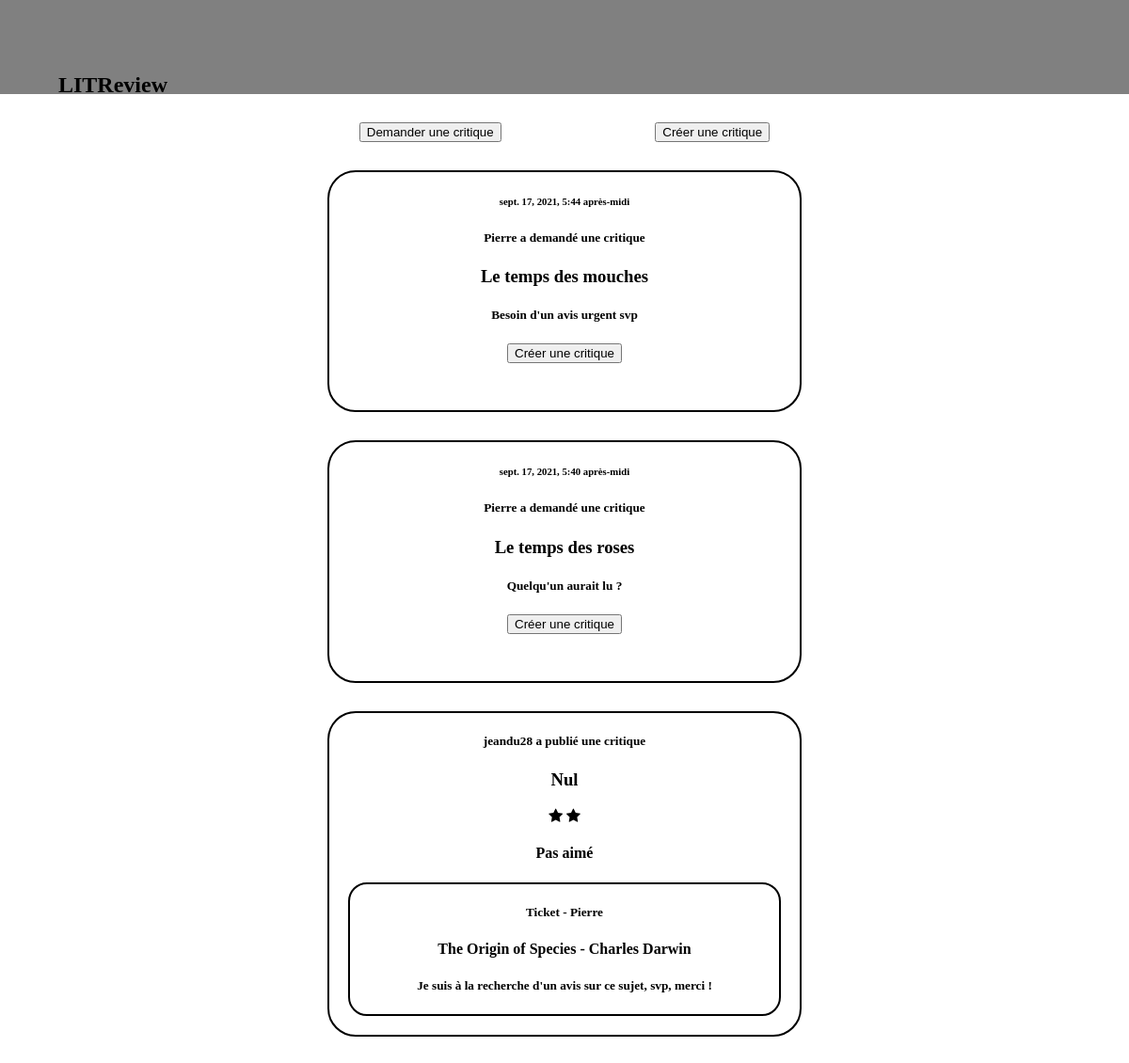
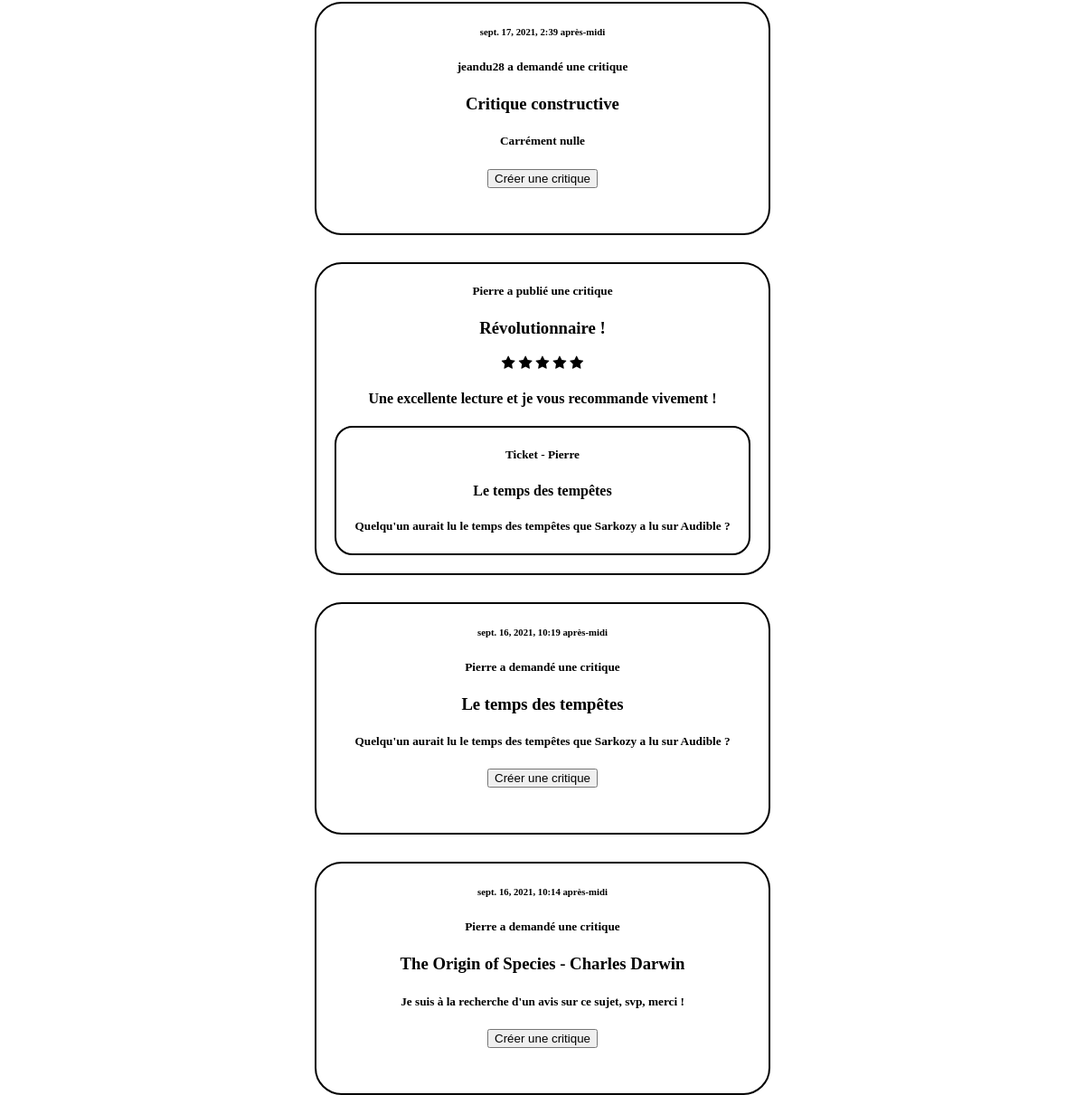
/home/, run on the app's committed database (2 pictures, top to bottom).
### posts/models.py (models this page shows, shortened)
class Ticket(models.Model):
    title = models.CharField(max_length=128)
    description = models.TextField(max_length=2048,blank=True)
    user = models.ForeignKey(to=settings.AUTH_USER_MODEL,on_delete=models.CASCADE)
    image = models.ImageField(null=True,blank=True)
    time_created = models.DateTimeField(auto_now_add=True)

class Review(models.Model):
    ticket = models.ForeignKey(to=Ticket, on_delete=models.CASCADE)
    rating = models.PositiveSmallIntegerField(
        validators=[MinValueValidator(0), MaxValueValidator(5)])
    headline = models.CharField(max_length=128)
    body = models.CharField(max_length=8192, blank=True)
    user = models.ForeignKey(
        to=settings.AUTH_USER_MODEL, on_delete=models.CASCADE)
    time_created = models.DateTimeField(auto_now_add=True)

### posts/views.py (the view)
# urls.py: path('home/',CriticsHome.as_view(),name='home'),
class CriticsHome(ListView):
    model = Ticket
    context_object_name = "posts"
    template_name = 'posts/ticket_list.html'
    def get_queryset(self):
        tickets = Ticket.objects.filter()
        reviews = Review.objects.filter()
        users = User.objects.all()
        for review in reviews:
            for user in users:
                if review.user_id == user.id:
                    review.username = user.username
        for ticket in tickets:
            for user in users:
                if ticket.user_id == user.id:
                    ticket.username = user.username
        for review in reviews:
            for ticket in tickets:
                if review.ticket_id == ticket.id:
                    review.ticket = ticket
        result_list = sorted(
            chain(tickets, reviews),
            key=lambda instance: instance.time_created,reverse=True)
        return result_list

### posts/templates/posts/ticket_list.html
{% extends 'base.html' %}
{% block content %}
{% load static %}
<link rel="stylesheet" href="{% static 'css/style_ticket_list.css' %}">
<div class="buttons">
    <form action="/create_ticket" xmlns="http://www.w3.org/1999/html">
      <input type="submit" value="Demander une critique" class="button">
    </form>
    <form action="/create_review">
      <input type="submit" value="Créer une critique" class ="button">
    </form>
</div>
    <div id = 'flux'>
    {% for post in posts %}
        {% if post.headline != None %}
            <div class = 'review'>
                <div>
                        {% if user.id == post.user_id %}
                            <h5>Vous avez publié une critique</h5>
                        {% else %}
                                <h5>{{post.username}} a publié une critique</h5>
                        {% endif %}
                                <h3>{{post.headline}}</h3>
                                <link rel="stylesheet" href="https://cdnjs.cloudflare.com/ajax/libs/font-awesome/4.7.0/css/font-awesome.min.css">
                                {% for x in ""|ljust:post.rating %}
                                    {% if forloop.counter0 <= post.rating %}
                                        <span class="fa fa-star"></span>
                                    {% endif %}
                                {% endfor %}
                                <h4>{{post.body}}</h4>
                </div>
                <div class ='ticket_in'>
                    <h5>Ticket - {{post.ticket.username }}</h5>
                    <h4>{{post.ticket.title}}</h4>
                    <h5>{{post.ticket.description}}</h5>
                </div>
            </div>
        {% else %}
                <div class = 'ticket'>
                    <article>
                        <h6>{{ post.time_created }}</h6>
                        {% if user.username == post.user.username %}
                        <h5>Vous avez demandé une critique</h5>
                        <h3>{{ post.title}}</h3>
                        <h5>{{ post.description }}</h5>
                        {% else %}
                        <h5>{{ post.user }} a demandé une critique</h5>
                        <h3>{{ post.title}}</h3>
                        <h5>{{ post.description }}</h5>
                        <form action="/create_review" class="button_critic">
                          <input type="submit" value="Créer une critique">
                        </form>
                        {% endif %}
                    </article>
                </div>
        {% endif %}
    {% endfor %}
    </div>
{% endblock %}

### posts/static/css/base.css (style rules this page uses)
html { margin : 0; }
body { margin : 0; }

### posts/static/css/style_ticket_list.css (style rules this page uses)
.buttons { margin : auto; margin-top : 30px; width:50%; display:flex; justify-content: space-around; }
.button { display:flex; justify-content: space-around; }
.button_critic { margin-bottom : 50px; }
#flux { text-align: center; display : flex; flex-direction : column; align-items: center; justify-content: center; }
.review, .ticket { border : solid 2px black; width : 500px; margin-top : 30px; border-radius : 30px; }
.ticket_in { border : solid 2px black; margin-top : 20px; border-radius : 20px; margin : 20px; }

### data on the page
Ticket: time_created "sept. 17, 2021, 5:44 après-midi", user "Pierre", title "Le temps des mouches", description "Besoin d'un avis urgent svp"
Ticket: time_created "sept. 17, 2021, 5:40 après-midi", user "Pierre", title "Le temps des roses", description "Quelqu'un aurait lu ?"
Review: username "jeandu28", headline "Nul", rating 2 (drawn), body "Pas aimé", ticket.username "Pierre", ticket "The Origin of Species - Charles Darwin", ticket.description "Je suis à la recherche d'un avis sur ce sujet, svp, merci !"
Ticket: time_created "sept. 17, 2021, 2:39 après-midi", user "jeandu28", title "Critique constructive", description "Carrément nulle"
Review: username "Pierre", headline "Révolutionnaire !", rating 5 (drawn), body "Une excellente lecture et je vous recommande vivement !", ticket.username "Pierre", ticket "Le temps des tempêtes", ticket.description "Quelqu'un aurait lu le temps des tempêtes que Sarkozy a lu sur Audible ?"
Ticket: time_created "sept. 16, 2021, 10:19 après-midi", user "Pierre", title "Le temps des tempêtes", description "Quelqu'un aurait lu le temps des tempêtes que Sarkozy a lu sur Audible ?"
Ticket: time_created "sept. 16, 2021, 10:14 après-midi", user "Pierre", title "The Origin of Species - Charles Darwin", description "Je suis à la recherche d'un avis sur ce sujet, svp, merci !"
